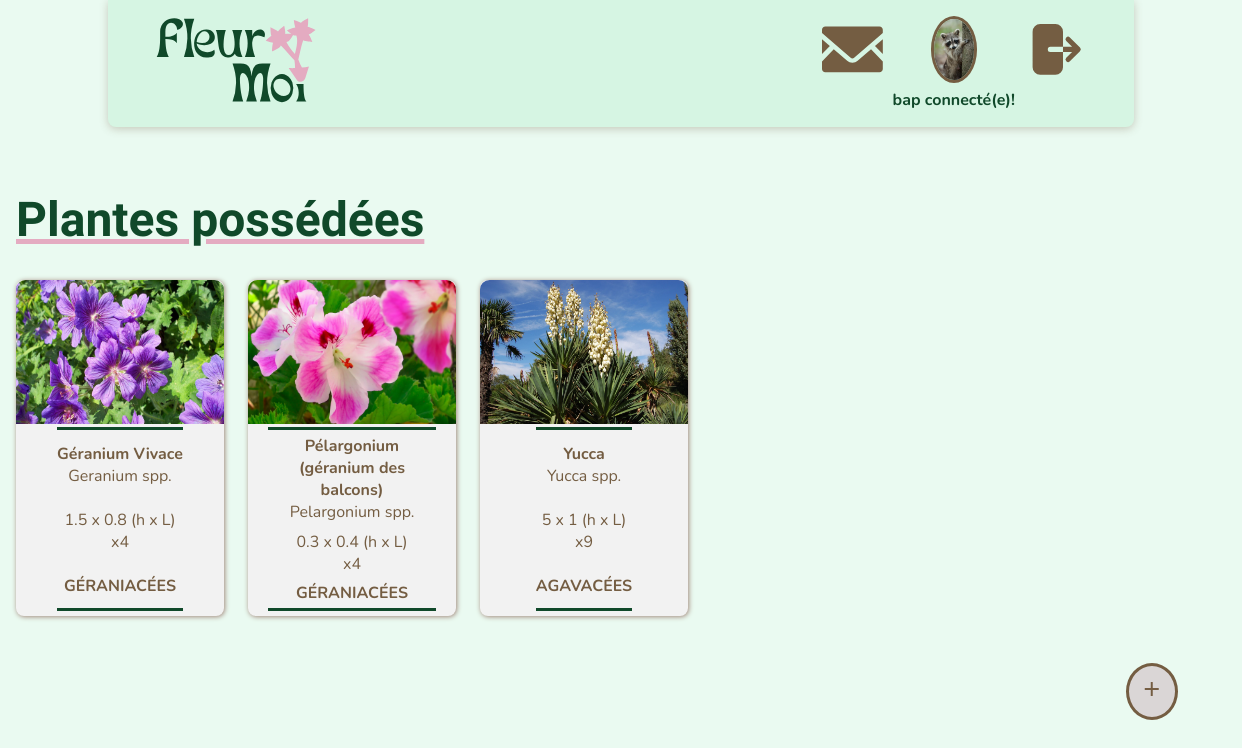
Page / (signed in) on the committed database.
### tables this page shows
CREATE TABLE IF NOT EXISTS `posseded_plant_tj` (
  `email_possessor` varchar(40) NOT NULL COMMENT 'email of possessor of plant',
  `botanical_name` varchar(80) NOT NULL COMMENT 'botanical name of plant possessed',
  `quantity` int(11) DEFAULT NULL COMMENT 'how many plant is posseded',
  PRIMARY KEY (`email_possessor`,`botanical_name`),
  KEY `botanical_name` (`botanical_name`)
);

CREATE TABLE IF NOT EXISTS `plant_t` (
  `botanical_name` varchar(80) NOT NULL COMMENT 'botanical name of plant',
  `name` varchar(80) NOT NULL,
  `family_name` varchar(80) NOT NULL COMMENT 'family name, refer to plant_family_t',
  `insolation` varchar(80) NOT NULL COMMENT 'insolation need of plant',
  `land` varchar(80) NOT NULL COMMENT 'type of land needed',
  `watering` varchar(50) NOT NULL COMMENT 'condition to water plant',
  `sowing_period` varchar(80) DEFAULT NULL COMMENT 'sowing period of plant, period delimited by two month',
  `planting_period` varchar(80) NOT NULL COMMENT 'planting period of plant, period delimited by two month',
  `flowering_period` varchar(80) NOT NULL COMMENT 'flowering period of plant, period delimited by two month',
  `heigth` float DEFAULT NULL COMMENT 'heigth of plant',
  `width` float DEFAULT NULL COMMENT 'width of plant',
  `path_picture` varchar(100) DEFAULT NULL COMMENT 'path to picture',
  PRIMARY KEY (`botanical_name`),
  KEY `fk_plant_family_t` (`family_name`) USING BTREE
);

### index.php (called while the page is built, shortened)
<?php
	require_once("./programmation/menu.php");
	require_once("./database/dataBase.php");
	menu();
?>

### database/dataBase.php (called while the page is built, shortened)
<?php
	function formatAsQueryArgs(?string ...$paramsToFormat) : array {
		foreach($paramsToFormat as &$toFormat) {
			if($toFormat !== null && !empty($toFormat)) {
				if(!preg_match("/^'.*/", $toFormat)) {
					$toFormat = "'" . $toFormat;
				}
			} else {
				$toFormat = 'NULL';
			}
		}
		return $paramsToFormat;
	}
	function executeQuery(string $query, mysqli $DBConnexion) {
		if(!empty($query) && is_string($query)) {
			$result = $DBConnexion->query($query);
			if($result) {
				return (is_bool($result)) ? $result : $result->fetch_all(MYSQLI_ASSOC);
			}
		}
		return false;
	}

### programmation/plants.php (called while the page is built, shortened)
<?php
	function getPossededPlants(mysqli $dbConnexion, string $emailPossessor) {
		$query = "SELECT p.botanical_name, p.name, p.family_name, p.heigth, p.width, p.path_picture, pp.quantity FROM posseded_plant_tj pp" .
			" INNER JOIN plant_t p ON p.botanical_name=pp.botanical_name" .
			" WHERE pp.email_possessor=$emailPossessor";
		$result =  executeQuery($query, $dbConnexion);
		return $result;
	}

### views/listPossededPlants.php (the view, shortened to what this page needs)
<?php
	function displayFlower(string $botanicalName, string $name, string $familyName,
		float $heigth, float $width, int $quantity, string $pathToImg) : void {
			?>
			<div class="plant_tile <?php echo $familyName;  ?> flex-column-start-center"
				onClick="showDetailledInfoOfPlant(<?php echo "'$botanicalName'"; ?>);">
				<img src="<?php echo $pathToImg; ?>" alt="<?php echo $botanicalName ?>">
				<div class="flex-column-sparound-center div-info">
					<div>
						<p class="main-info"><?php echo $name; ?></p>
						<p><?php echo $botanicalName; ?></p>
					</div>
					<div>
						<p><?php echo "$heigth x $width (h x L)"; ?></p>
						<p class="quantity">x<?php echo $quantity; ?></p>
					</div>
					<p class="family main-info"><?php echo $familyName; ?></p>
				</div>
			</div>
			<?php
	}
?>
<!DOCTYPE html>
<html lang="fr">
	<head>
		<link rel="stylesheet" href="ressources/styles/classic/main.css">
		<link rel="stylesheet" href="ressources/styles/classic/listPossededPlants.css">
		<link rel="stylesheet" href="ressources/styles/layout.css">
		<link rel="stylesheet" href="ressources/styles/classic/header.css">
	</head>
	<body>
		<?php require("ressources/html_parts/header.php"); ?>
		<section id="page_content">
			<h1 class="page_title">
				Plantes possédées
			</h1>
			<div id="tiles-container" class="flex-row-sparound-center">
				<?php
					if(isset($plants) && is_array($plants) && count($plants) > 0) {
						foreach($plants as &$plant)
							displayFlower($plant['botanical_name'], $plant['name'], $plant['family_name'],
								$plant['heigth'], $plant['width'], $plant['quantity'], $plant['path_picture']);
					} else {
						echo "<p>Vous ne possédez pas encore de plantes</p>";
					}
				?>
			</div>
		</section>
		<div class="fixed-bottom-right flex-row-start-center" id="add_posseded_plant">
			<button type="button" onClick="getPlants()"
			 id="button_non_posseded"><span class="material-icons">add</span></button>
		</div>
	</body>
</html>

### programmation/menu.php (shortened to what this page needs)
<?php
	function displayLandingPage() {
		if(isset($_SESSION['email']) || !empty($_SESSION['email'])) {
			global $serverName, $userName, $password, $dbName;
			require('./programmation/plants.php');
			$conn = connectToDB($serverName, $userName, $password, $dbName);
			if($conn) {
				$plants = getPossededPlants($conn, ...formatAsQueryArgs($_SESSION['email']));
			} else {
				global $errors;
				$errors[] = "connexion à la base de données impossible";
			}
			require('./views/listPossededPlants.php');
		} else {
			require('./views/landingPage.php');
		}
}
	function menu() : void {
		if(!isset($_REQUEST['action']) || empty($_REQUEST['action'])) {
			displayLandingPage();
		}
	}

### ressources/html_parts/header.php (shortened to what this page needs)
<header>
	<div id="title_account">
		<a href="index.php">
		</a>
		<div id="account" class="flex-column-center-center">
			<div id="session_actions" class="flex-row-center-center">
				<a href="index.php?action=contact">
					<?php include('ressources/images/icons/mail.php'); ?>
				</a>
				<a href="index.php?action=<?php echo (isset($_SESSION['connected']) && $_SESSION['connected'] == true) ? "account" : "connexion"?>">
					<?php
						if(isset($_SESSION['profile_picture']) && !empty($_SESSION['profile_picture']))
							echo '<img class="pp_account" id="custom_pp_head" src="' . $_SESSION['profile_picture'] . '" alt="Profile Picture">';
						else
							include('ressources/images/user_profile_picture/default.php');
				echo "</a>";
				if(isset($_SESSION['connected']) && $_SESSION['connected'] == true) {
					?>
						<a href="index.php?action=deconnexion"><?php
						?></a>
					<?php
				}
			echo "</div>";
			if(isset($_SESSION['userName']) && !empty($_SESSION['userName'])) {
				echo "<p>" . $_SESSION['userName'] . " connecté(e)!</p>";
			} else {
				?>
					<p>non connecté(e)</p>
				<?php
			}
		?>
		</div>
	</div>
</header>

### ressources/images/icons/mail.php (shortened to what this page needs)
<!DOCTYPE svg PUBLIC "-//W3C//DTD SVG 1.1//EN" "http://www.w3.org/Graphics/SVG/1.1/DTD/svg11.dtd">

### ressources/styles/classic/main.css (style rules this page uses)
:root, #logo { --primary-color: #10492a; --primary-lighter-color: #d6f5e3; --primary-background-lighter-color: #eafaf1; --secondary-color: #f3e8ee; --secondary-darker-color: #e4abc1; --interactible-color: #745d42; --interactible-lighter-color: #9d8174; --interactible-secondary-color: #dad6d6; --interactible-background-color: #f2f2f2; --interactible-background-active-color: #fff; --link-default-color: #189fa8; --link-default-darker-color: #117278; --success-color: #b8ddab; --error-color: #f48282; --text-font: 'Nunito', sans-serif; --title-font: 'Sofia Sans Semi Condensed', sans-serif; }
* { padding: 0; margin: 0; font-family: var(--text-font); }
body { display:flex; flex-direction: column; justify-content: space-between; align-items: center; background-color: var(--primary-background-lighter-color); }
#page_content { width: 100%; max-width: 1280px; margin: 0 auto; padding: 0rem 1rem; display: flex; flex-direction: column; justify-content: center; align-items: flex-start; }
.page_title { font-family: var(--title-font); font-weight: bold; text-decoration: underline 0.3rem; color: var(--primary-color); text-decoration-color: var(--secondary-darker-color); font-size: 3rem; margin-bottom: 2rem; }

### ressources/styles/classic/listPossededPlants.css (style rules this page uses)
.plant_tile { background-color: var(--interactible-background-color); width: 13rem; height: 21rem; box-shadow: 0.05rem 0.05rem 0.3rem var(--interactible-lighter-color); color: var(--interactible-color); border-radius: 0.5rem; margin: 0 1.5rem 1rem 0rem; }
.main-info { font-weight: bold; }
.plant_tile img { max-width: 13rem; height: 9rem; margin-bottom: 0.2rem; border-radius: 0.6rem 0.6rem 0 0; }
.plant_tile .div-info { height: 11rem; border-top: 0.2rem solid var(--primary-color); padding-top: 0.1rem; border-bottom: 0.2rem solid var(--primary-color); }
.div-info * p { text-align: center; max-width: 10.5rem; }
.div-info .family { text-transform: uppercase; }
#button_non_posseded { z-index: 2; padding: 0.7rem; color: var(--interactible-color); border: 0.2rem solid var(--interactible-color); border-radius: 100%; background-color: var(--interactible-secondary-color); }

### ressources/styles/layout.css (style rules this page uses)
.flex-column-center-center { display: flex; flex-flow: column wrap; justify-content: center; align-items: center; }
.flex-column-start-center { display: flex; flex-flow: column wrap; justify-content: flex-start; align-items: center; }
.flex-column-sparound-center { display: flex; flex-flow: column wrap; justify-content: space-around; align-items: center; }
.flex-row-center-center { display: flex; flex-flow: row wrap; justify-content: center; align-items: center; }
.flex-row-start-center { display: flex; flex-flow: row wrap; justify-content: flex-start; align-items: center; }
.flex-row-sparound-center { display: flex; flex-flow: row wrap; justify-content: space-around; align-items: center; }
.fixed-bottom-right { position: fixed; bottom: 5rem; right: 4rem; }

### ressources/styles/classic/header.css (style rules this page uses)
header { display: flex; flex-flow: column wrap; justify-content: space-between; background-color: var(--primary-lighter-color); padding: 1em; width: 80%; border-radius: 0 0 0.5rem 0.5rem; box-shadow: 0px 2px 8px rgba(116, 93, 66, 0.3); margin-bottom: 4rem; }
header #title_account { display: flex; flex-flow: row wrap; justify-content: space-between; align-items: center; }
header #account { padding-right: 2rem; }
header #account #session_actions .mail_icon { height: 3.8rem; }
header #account #session_actions .pp_account { height: 3.8rem; margin-left: 3rem; }
#custom_pp_head { border: 0.2rem solid var(--interactible-color); border-radius: 50%; }
header #account p { color: var(--primary-color); font-family: var(--minor-title-font); font-size: 1rem; font-weight: bold; }

### rows in the picture
posseded_plant_tj: botanical_name.path_picture (picture), botanical_name.name "Géranium Vivace", botanical_name.botanical_name "Geranium spp.", heigth "1.5", width "0.8", quantity "4", botanical_name.family_name "GÉRANIACÉES"
posseded_plant_tj: botanical_name.path_picture (picture), botanical_name.name "Pélargonium (géranium des balcons)", botanical_name.botanical_name "Pelargonium spp.", heigth "0.3", width "0.4", quantity "4", botanical_name.family_name "GÉRANIACÉES"
posseded_plant_tj: botanical_name.path_picture (picture), botanical_name.name "Yucca", botanical_name.botanical_name "Yucca spp.", heigth "5", width "1", quantity "9", botanical_name.family_name "AGAVACÉES"

### other values in the picture
$_SESSION['userName'] "bap"
